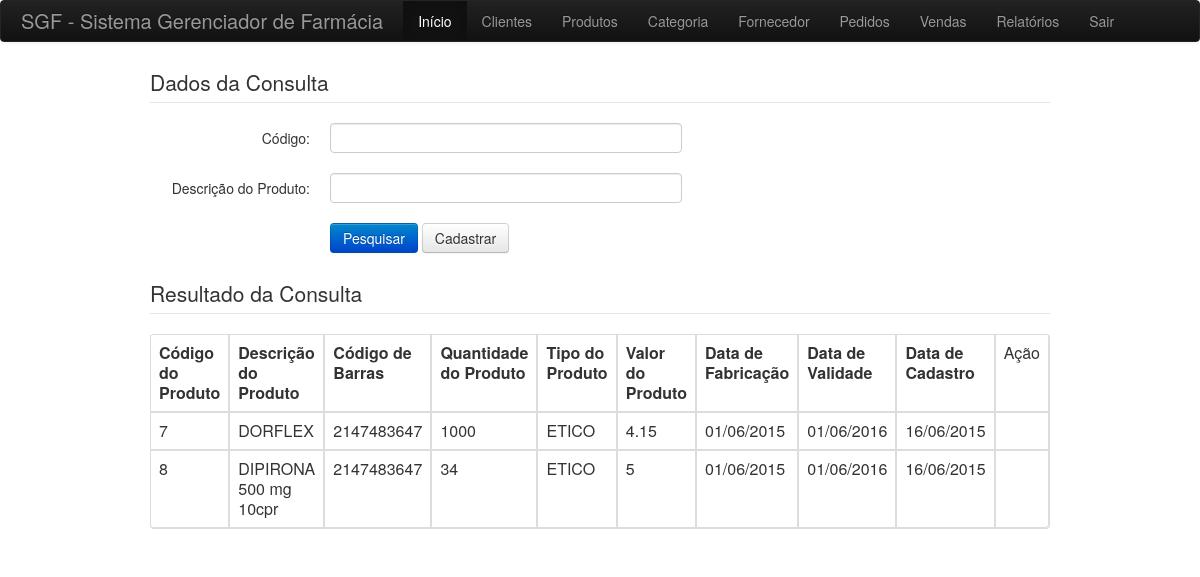
/view/consultarProduto.php (signed in), run on the app's committed database.
### tables this page shows
CREATE TABLE `produto` (
  `COD_PRODUTO` int(11) NOT NULL AUTO_INCREMENT,
  `COD_CATEGORIA` int(11) DEFAULT NULL,
  `DS_PRODUTO` varchar(100) NOT NULL,
  `NU_COD_BARRAS` int(11) NOT NULL,
  `NU_QTDE_PRODUTO` int(11) NOT NULL,
  `TIPO_PRODUTO` varchar(100) NOT NULL,
  `VALOR_PRODUTO` float NOT NULL,
  `DT_FABRICACAO` date NOT NULL,
  `DT_VALIDADE` date NOT NULL,
  `DT_CADASTRO` date NOT NULL,
  PRIMARY KEY (`COD_PRODUTO`),
  KEY `COD_CATEGORIA` (`COD_CATEGORIA`),
  CONSTRAINT `produto_ibfk_1` FOREIGN KEY (`COD_CATEGORIA`) REFERENCES `categoria` (`COD_CATEGORIA`)
);

### control/controlProduto.class.php (called while the page is built, shortened)
<?php
include_once '../model/modelProduto.class.php';
include_once 'controlGeral.php';
class ControlProduto extends ControlGeral {
    function consultar($COD_PRODUTO = null, $DS_PRODUTO = null) {
        $objProduto = new modelProduto();
        return $listaProduto = $objProduto->consultar($COD_PRODUTO  = null, $DS_PRODUTO  = null);
    }
}

### model/modelProduto.class.php (called while the page is built, shortened)
<?php
include_once '../model/modelConexao.class.php';
class modelProduto extends modelConexao {
    private $COD_PRODUTO;
    private $DS_PRODUTO;
    public function getCOD_PRODUTO() {
        return $this->COD_PRODUTO;
    }
    public function getDS_PRODUTO() {
        return $this->DS_PRODUTO;
    }
    public function setCOD_PRODUTO($COD_PRODUTO) {
        $this->COD_PRODUTO = $COD_PRODUTO;
    }
    public function setDS_PRODUTO($DS_PRODUTO) {
        $this->DS_PRODUTO = $DS_PRODUTO;
    }
    public function consultar($COD_PRODUTO, $DS_PRODUTO) {
        $sql = 'select * from produto  where 1 ';
        $result = $this->executarQuery($sql);
        while ($row = mysql_fetch_array($result)) {
            $return[] = $row;
        }
        return $return;
    }
}

### model/modelConexao.class.php (called while the page is built, shortened)
<?php
class modelConexao {
    var $host;
    var $user;
    var $senha;
    var $dbase;
    public function getHost() {
        return $this->host;
    }
    public function getUser() {
        return $this->user;
    }
    public function getSenha() {
        return $this->senha;
    }
    public function getDbase() {
        return $this->dbase;
    }
    public function setHost($host) {
        $this->host = $host;
    }
    public function setUser($user) {
        $this->user = $user;
    }
    public function setSenha($senha) {
        $this->senha = $senha;
    }
    public function setDbase($dbase) {
        $this->dbase = $dbase;
    }
    function conecta() {
        $this->link = mysql_connect($this->getHost(), $this->getUser(), $this->getSenha());
        if ($this->link) {
            return true;
        } else {
            return false;
        }
    }
    function executarQuery($consulta) {
        if ($resultado = mysql_query($consulta)) {
            return $resultado;
        } else {
            return false;
        }
    }
}

### view/consultarProduto.php (the view, shortened to what this page needs)
<?php
include_once '../control/controlProduto.class.php';
$cc = new ControlProduto();
if (isset($_POST["consultar"])) {
    $produtos = $cc->consultar($_POST["COD_PRODUTO"], $_POST["DS_PRODUTO"]);
} else {
    $produtos = $cc->consultar(null, null);
}
?>
<html>
    <head>
        <link href="../bootstrap/css/bootstrap.min.css" rel="stylesheet" media="screen">
    </head>
    <body>
        <?php
        $cc->menu()
        ?>
                <div id="container-geral">
            <div class="container" id="content">
                <div class="container-fluid">
                    <div class="row-fluid">
                        <div>
                            <fieldset>
                                <legend>Dados da Consulta</legend>
                                <form class="form-horizontal" id="produto" name="produto" method="post" action="consultarProduto.php">
                                    <div class="control-group">
                                        <label class="control-label" for="COD_PRODUTO">Código:</label>
                                        <div class="controls">
                                            <input class="span6" name="COD_PRODUTO" type="text" id="COD_PRODUTO" size="10" maxlength="10" />
                                        </div>
                                    </div>
                                    <div class="control-group">
                                        <label class="control-label" for="DS_PRODUTO">Descrição do Produto:</label>
                                        <div class="controls">
                                            <input class="span6" name="DS_PRODUTO" type="text" id="DS_PRODUTO" size="30" maxlength="150" />
                                        </div>
                                    </div>
                                    <div class="control-group">
                                        <div class="controls">
                                            <button type="submit" name="consultar" class="btn btn-primary"> Pesquisar</i></button>
                                            <a class="btn" href="inserirProduto.php">Cadastrar</a>
                                        </div>
                                    </div>
                                </form>
                            </fieldset>
                            <fieldset>
                                <legend>Resultado da Consulta</legend>
                                <table class="table table-bordered" border="1" cellpadding="0" cellspacing="0">
                                    <thead>
                                    <td width="200"><b>Código do Produto</b></td>
                                    <td width="200"><b>Descrição do Produto</b></td>
                                    <td width="200"><b>Código de Barras</b></td>
                                    <td width="180"><b>Quantidade do Produto</b></td>
                                    <td width="180"><b>Tipo do Produto</b></td>
                                    <td width="180"><b>Valor do Produto</b></td>
                                    <td width="180"><b>Data de Fabricação</b></td>
                                    <td width="180"><b>Data de Validade</b></td>
                                    <td width="180"><b>Data de Cadastro</b></td>
                                    <td>Ação</td>
                                    </thead>
                                    <tbody>
                                        <?php
                                        foreach ($produtos as $item) {
                                                echo '<tr>';
                                        echo '<td>' . $item['COD_PRODUTO'] . '</td>';
                                        echo '<td>' . $item['DS_PRODUTO'] . '</td>';
                                        echo '<td>' . $item['NU_COD_BARRAS'] . '</td>';
                                        echo '<td>' . $item['NU_QTDE_PRODUTO'] . '</td>';
                                        echo '<td>' . $item['TIPO_PRODUTO'] . '</td>';
                                        echo '<td>' . $item['VALOR_PRODUTO'] . '</td>';
                                        echo '<td>' . $cc->data($item['DT_FABRICACAO']) . '</td>';
                                        echo '<td>' . $cc->data($item['DT_VALIDADE']) . '</td>';
                                        echo '<td>' . $cc->data($item['DT_CADASTRO']) . '</td>';
                                        echo '<td>
                                                          <a class="icon-pencil" href="alterarProduto.php?COD_PRODUTO=' . $item['COD_PRODUTO'] . '" />
                                                          <a class="icon-trash" href="excluirProduto.php?id=' . $item['COD_PRODUTO'] . '" />
                                                          </td>';
                                            echo '</tr>';
                                        }
                                        ?>
                                    </tbody>
                                </table>
                            </fieldset>
                        </div>
                    </div>
                </div>
            </div>
          </div>
    </body>
</html>

### data on the page
produto: COD_PRODUTO "7", DS_PRODUTO "DORFLEX", NU_COD_BARRAS "2147483647", NU_QTDE_PRODUTO "1000", TIPO_PRODUTO "ETICO", VALOR_PRODUTO "4.15", DT_FABRICACAO "01/06/2015", DT_VALIDADE "01/06/2016", DT_CADASTRO "16/06/2015"
produto: COD_PRODUTO "8", DS_PRODUTO "DIPIRONA 500 mg 10cpr", NU_COD_BARRAS "2147483647", NU_QTDE_PRODUTO "34", TIPO_PRODUTO "ETICO", VALOR_PRODUTO "5", DT_FABRICACAO "01/06/2015", DT_VALIDADE "01/06/2016", DT_CADASTRO "16/06/2015"
